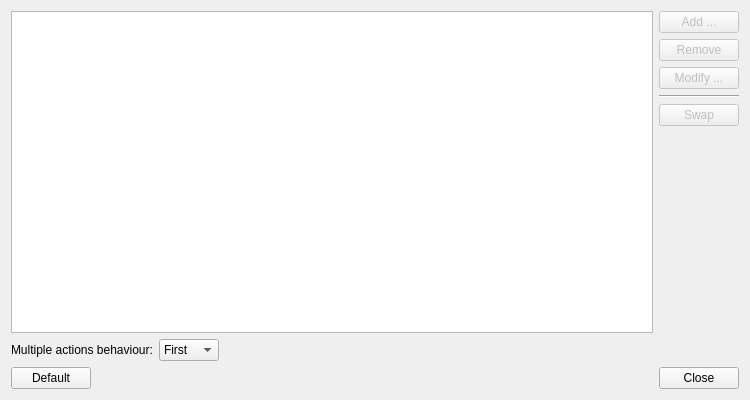
<?xml version="1.0" encoding="UTF-8"?>
<ui version="4.0">
 <class>MainWindow</class>
 <widget class="QDialog" name="MainWindow">
  <property name="geometry">
   <rect>
    <x>0</x>
    <y>0</y>
    <width>750</width>
    <height>400</height>
   </rect>
  </property>
  <property name="windowTitle">
   <string>Global Actions Manager</string>
  </property>
  <layout class="QVBoxLayout" name="verticalLayout_2">
   <item>
    <layout class="QHBoxLayout" name="horizontalLayout_2">
     <item>
      <widget class="QTableView" name="actions_TV">
       <property name="editTriggers">
        <set>QAbstractItemView::DoubleClicked|QAbstractItemView::EditKeyPressed</set>
       </property>
       <property name="alternatingRowColors">
        <bool>true</bool>
       </property>
       <property name="selectionMode">
        <enum>QAbstractItemView::ExtendedSelection</enum>
       </property>
       <property name="selectionBehavior">
        <enum>QAbstractItemView::SelectRows</enum>
       </property>
       <property name="sortingEnabled">
        <bool>true</bool>
       </property>
       <property name="wordWrap">
        <bool>false</bool>
       </property>
       <attribute name="horizontalHeaderStretchLastSection">
        <bool>true</bool>
       </attribute>
       <attribute name="verticalHeaderVisible">
        <bool>false</bool>
       </attribute>
      </widget>
     </item>
     <item>
      <layout class="QVBoxLayout" name="verticalLayout">
       <item>
        <widget class="QPushButton" name="add_PB">
         <property name="enabled">
          <bool>false</bool>
         </property>
         <property name="text">
          <string>Add ...</string>
         </property>
        </widget>
       </item>
       <item>
        <widget class="QPushButton" name="remove_PB">
         <property name="enabled">
          <bool>false</bool>
         </property>
         <property name="text">
          <string>Remove</string>
         </property>
        </widget>
       </item>
       <item>
        <widget class="QPushButton" name="modify_PB">
         <property name="enabled">
          <bool>false</bool>
         </property>
         <property name="text">
          <string>Modify ...</string>
         </property>
        </widget>
       </item>
       <item>
        <widget class="Line" name="line">
         <property name="orientation">
          <enum>Qt::Horizontal</enum>
         </property>
        </widget>
       </item>
       <item>
        <widget class="QPushButton" name="swap_PB">
         <property name="enabled">
          <bool>false</bool>
         </property>
         <property name="text">
          <string>Swap</string>
         </property>
        </widget>
       </item>
       <item>
        <spacer name="verticalSpacer">
         <property name="orientation">
          <enum>Qt::Vertical</enum>
         </property>
         <property name="sizeHint" stdset="0">
          <size>
           <width>20</width>
           <height>40</height>
          </size>
         </property>
        </spacer>
       </item>
      </layout>
     </item>
    </layout>
   </item>
   <item>
    <layout class="QHBoxLayout" name="horizontalLayout_3">
     <item>
      <widget class="QLabel" name="multipleActionsBehaviour_L">
       <property name="text">
        <string>Multiple actions behaviour:</string>
       </property>
      </widget>
     </item>
     <item>
      <widget class="QComboBox" name="multipleActionsBehaviour_CB">
       <item>
        <property name="text">
         <string comment="globalkeys/config/multipleActions">First</string>
        </property>
       </item>
       <item>
        <property name="text">
         <string comment="globalkeys/config/multipleActions">Last</string>
        </property>
       </item>
       <item>
        <property name="text">
         <string comment="globalkeys/config/multipleActions">None</string>
        </property>
       </item>
       <item>
        <property name="text">
         <string comment="globalkeys/config/multipleActions">All</string>
        </property>
       </item>
      </widget>
     </item>
     <item>
      <spacer name="horizontalSpacer_2">
       <property name="orientation">
        <enum>Qt::Horizontal</enum>
       </property>
       <property name="sizeHint" stdset="0">
        <size>
         <width>40</width>
         <height>20</height>
        </size>
       </property>
      </spacer>
     </item>
    </layout>
   </item>
   <item>
    <layout class="QHBoxLayout" name="horizontalLayout">
     <item>
      <widget class="QPushButton" name="default_PB">
       <property name="text">
        <string>Default</string>
       </property>
      </widget>
     </item>
     <item>
      <spacer name="horizontalSpacer">
       <property name="orientation">
        <enum>Qt::Horizontal</enum>
       </property>
       <property name="sizeHint" stdset="0">
        <size>
         <width>40</width>
         <height>20</height>
        </size>
       </property>
      </spacer>
     </item>
     <item>
      <widget class="QPushButton" name="close_PB">
       <property name="text">
        <string>Close</string>
       </property>
      </widget>
     </item>
    </layout>
   </item>
  </layout>
 </widget>
 <layoutdefault spacing="6" margin="11"/>
 <tabstops>
  <tabstop>actions_TV</tabstop>
  <tabstop>add_PB</tabstop>
  <tabstop>remove_PB</tabstop>
  <tabstop>modify_PB</tabstop>
  <tabstop>swap_PB</tabstop>
  <tabstop>close_PB</tabstop>
 </tabstops>
 <resources/>
 <connections>
  <connection>
   <sender>close_PB</sender>
   <signal>clicked()</signal>
   <receiver>MainWindow</receiver>
   <slot>close()</slot>
   <hints>
    <hint type="sourcelabel">
     <x>476</x>
     <y>281</y>
    </hint>
    <hint type="destinationlabel">
     <x>488</x>
     <y>260</y>
    </hint>
   </hints>
  </connection>
 </connections>
</ui>
